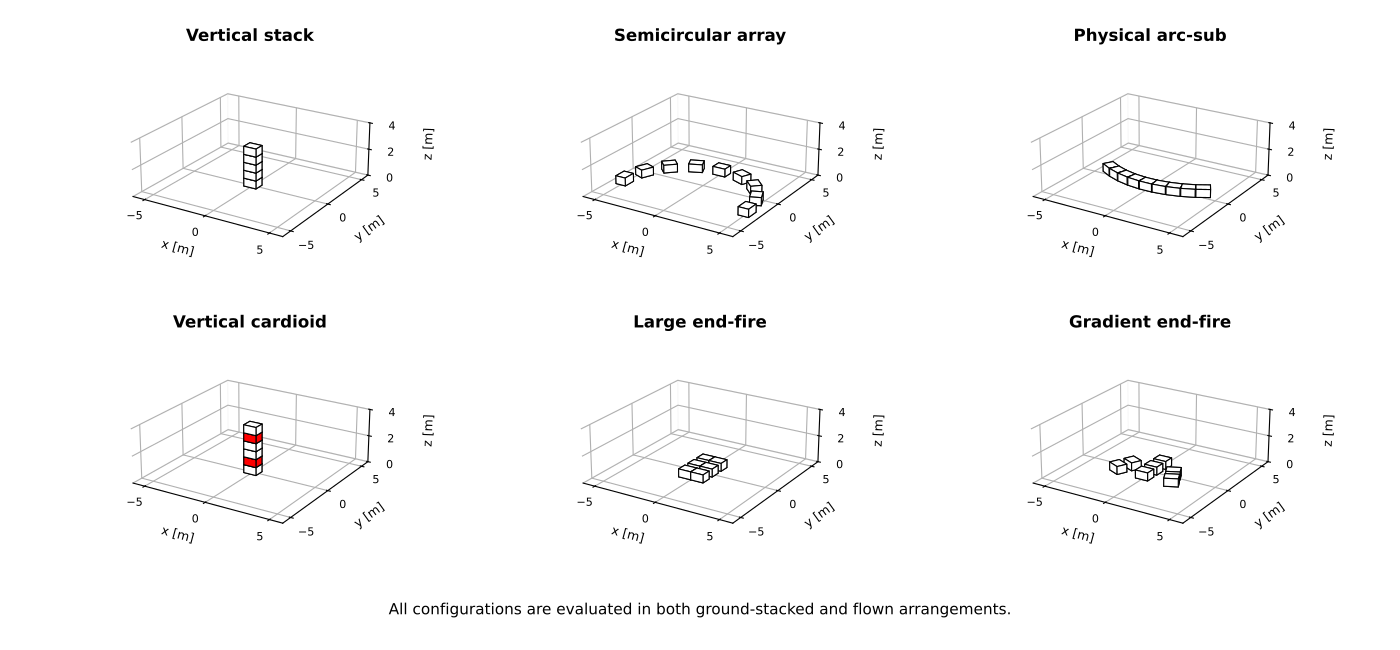

Here is the Python script that generated this plot:
#!/usr/bin/env python3
# -*- coding: utf-8 -*-
"""
Created on Fri Nov  6 14:22:15 2026

@author: tokart
"""

import numpy as np
import matplotlib.pyplot as plt
from mpl_toolkits.mplot3d.art3d import Poly3DCollection

plt.close('all')


""" SETTINGS """

FIGSIZE = (14, 6.5)

SUB_W = 1.0
SUB_D = 0.8
SUB_H = 0.6

# Identical limits and physical scale for all panels.
XLIM = (-6, 6)
YLIM = (-6, 6)
ZLIM = (0, 4)

ELEVATION = 22
AZIMUTH = -58
ZOOM = 1.10


""" GEOMETRY HELPERS """

def source(x, y, z=SUB_H/2, angle=0, color="white"):
    # z is the cabinet centre height.
    return {
        "x": float(x),
        "y": float(y),
        "z": float(z),
        "angle": float(angle),
        "color": color
    }


def corners_2d(src):
    angle = np.deg2rad(src["angle"])

    corners = np.array([
        [-SUB_W/2, -SUB_D/2],
        [SUB_W/2, -SUB_D/2],
        [SUB_W/2, SUB_D/2],
        [-SUB_W/2, SUB_D/2]
    ])

    rotation = np.array([
        [np.cos(angle), -np.sin(angle)],
        [np.sin(angle), np.cos(angle)]
    ])

    return corners @ rotation.T + [src["x"], src["y"]]


def centre_configuration(sources):
    # Centre the complete configuration in x and y.
    corners = np.concatenate([corners_2d(src) for src in sources])
    centre_x, centre_y = (corners.min(axis=0) + corners.max(axis=0))/2

    # Place the bottom of the lowest cabinet at z = 0.
    bottom = min(src["z"] - SUB_H/2 for src in sources)

    return [
        source(
            src["x"] - centre_x,
            src["y"] - centre_y,
            src["z"] - bottom,
            src["angle"],
            src["color"]
        )
        for src in sources
    ]


""" ARRAY GEOMETRIES """

# Five cabinets, with the bottom of the first cabinet at z = 0.
vertical_stack = [
    source(0, 0, SUB_H/2 + i*SUB_H)
    for i in range(5)
]

# Nine cabinets on a semicircle of radius 5 m.
theta = np.linspace(0, np.pi, 9)

semicircular_array = [
    source(5*np.cos(t), 5*np.sin(t), angle=np.degrees(t) + 90)
    for t in theta
]

# Nine contiguous cabinets forming a physical arc.
angles = np.arange(-4, 5)*7.5
radius = SUB_W/(2*np.sin(np.deg2rad(7.5)/2))

physical_arcsub = [
    source(radius*np.sin(np.deg2rad(a)), radius*(1 - np.cos(np.deg2rad(a))), angle=a)
    for a in angles
]

# Six cabinets: + / - / + / + / - / + from bottom to top.
vertical_cardioid = [
    source(0, 0, SUB_H/2 + i*SUB_H, color="red" if i in (1, 4) else "white")
    for i in range(6)
]

# Two adjacent rows, three cabinets deep.
large_endfire = [
    source(x, y)
    for x in (-SUB_W/2, SUB_W/2)
    for y in (1.20, 0.0, -1.20)
]

# Geometry retained from the reference image.
d_arc = 1.20
side_offset = 2.2
side_angle = 25.0
a = np.deg2rad(side_angle)

gradient_endfire = [
    source(0, -d_arc),
    source(0, 0),
    source(0, d_arc),

    source(-side_offset, -d_arc, angle=-side_angle),
    source(-side_offset + d_arc*np.sin(a), -d_arc + d_arc*np.cos(a), angle=-side_angle),

    source(side_offset, -d_arc, angle=side_angle),
    source(side_offset - d_arc*np.sin(a), -d_arc + d_arc*np.cos(a), angle=side_angle)
]

configurations = [
    ("Vertical stack", vertical_stack),
    ("Semicircular array", semicircular_array),
    ("Physical arc-sub", physical_arcsub),
    ("Vertical cardioid", vertical_cardioid),
    ("Large end-fire", large_endfire),
    ("Gradient end-fire", gradient_endfire)
]


""" CABINET DRAWING """

def draw_sub_3d(ax, src):
    corners = corners_2d(src)

    bottom = [[x, y, src["z"] - SUB_H/2] for x, y in corners]
    top = [[x, y, src["z"] + SUB_H/2] for x, y in corners]

    faces = [bottom, top] + [
        [bottom[i], bottom[(i + 1) % 4], top[(i + 1) % 4], top[i]]
        for i in range(4)
    ]

    cabinet = Poly3DCollection(faces, facecolors=src["color"], edgecolors="black", linewidths=0.8)
    ax.add_collection3d(cabinet)


""" 3D SCENE """

def draw_scene(ax, sources, title):
    sources = centre_configuration(sources)

    for src in sources:
        draw_sub_3d(ax, src)

    ax.set_title(title, fontsize=12, fontweight="bold", pad=8)

    ax.set_xlabel("x [m]", fontsize=9, labelpad=1)
    ax.set_ylabel("y [m]", fontsize=9, labelpad=1)
    ax.set_zlabel("z [m]", fontsize=9, labelpad=1)

    ax.set_xlim(XLIM)
    ax.set_ylim(YLIM)
    ax.set_zlim(ZLIM)

    ax.set_xticks([-5, 0, 5])
    ax.set_yticks([-5, 0, 5])
    ax.set_zticks([0, 2, 4])
    ax.tick_params(labelsize=8, pad=0)

    ax.set_box_aspect((np.ptp(XLIM), np.ptp(YLIM), np.ptp(ZLIM)), zoom=ZOOM)
    ax.view_init(elev=ELEVATION, azim=AZIMUTH)

    for axis in (ax.xaxis, ax.yaxis, ax.zaxis):
        axis.pane.fill = False


""" FIGURE """

fig = plt.figure(figsize=FIGSIZE)

gs = fig.add_gridspec(
    2, 3,
    left=0.035, right=0.965,
    bottom=0.14, top=0.92,
    wspace=0.12, hspace=0.30
)

for index, (title, sources) in enumerate(configurations):
    ax = fig.add_subplot(gs[index//3, index % 3], projection="3d")
    draw_scene(ax, sources, title)

fig.text(
    0.5, 0.055,
    "All configurations are evaluated in both ground-stacked and flown arrangements.",
    ha="center", fontsize=11
)

plt.show()
